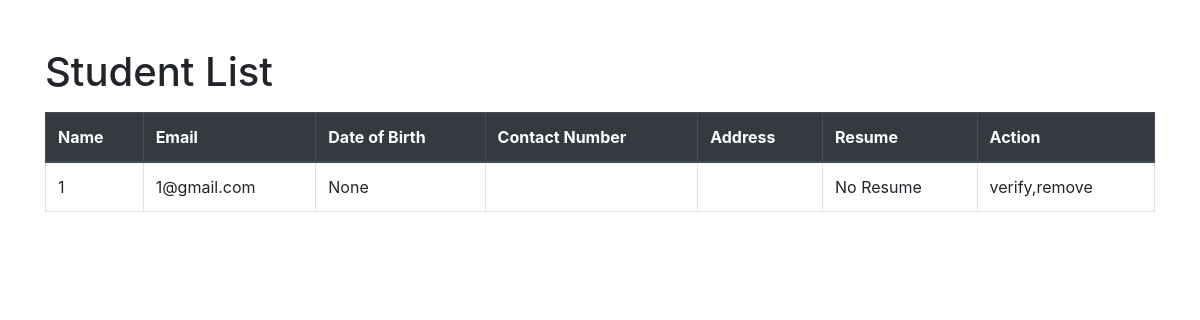
Before: /students/ (signed in) with the older database file.
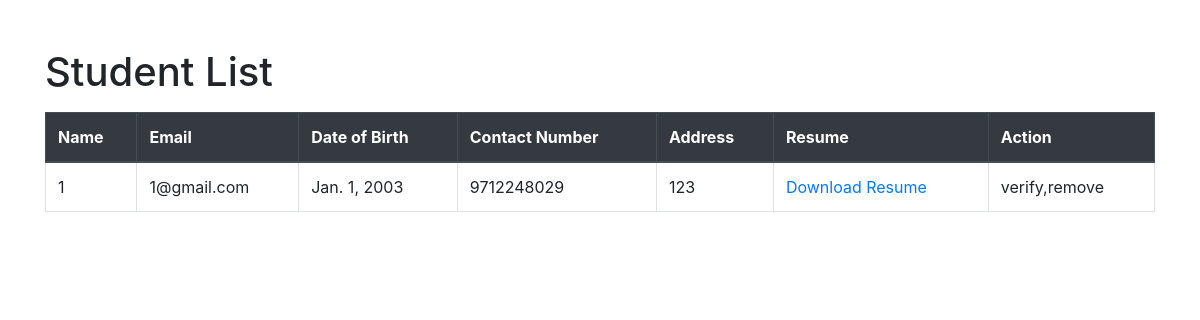
After: the same page with the newer database file.
### user_management/models.py (models this page shows, shortened)
class StudentProfile(models.Model):
    user = models.OneToOneField(CustomUser, on_delete=models.CASCADE)
    full_name = models.CharField(max_length=100)
    date_of_birth = models.DateField(null=True)
    contact_number = models.CharField(max_length=15)
    address = models.TextField()
    resume = models.FileField(upload_to='resumes/')

class CustomUser(AbstractUser):
    email = models.EmailField(unique=True)
    user_type = models.CharField(choices=[('student', 'Student'), ('head', 'Head'), ('employer', "Employer")], max_length=10)
    full_name = models.CharField(max_length=100)

### user_management/views.py (the view)
# urls.py: path('students/', views.students_list, name='students_list'),
@login_required(login_url='head_login')
def students_list(request):
    students = StudentProfile.objects.all()
    return render(request, 'student_list.html', {'students': students})

### user_management/custom_auth.py (called while the page is built)
    def get_user(self, user_id):
        User = get_user_model()
        try:
            return User.objects.get(pk=user_id)
        except User.DoesNotExist:
            return None

### user_management/templates/student_list.html (shortened to what this page needs)
<!DOCTYPE html>
<html>
<head>
    <link rel="stylesheet" href="https://maxcdn.bootstrapcdn.com/bootstrap/4.5.2/css/bootstrap.min.css">
</head>
<body>
    <div class="container">
        <h1 class="mt-5">Student List</h1>
        <table class="table table-bordered table-hover mt-3">
            <thead class="thead-dark">
                <tr>
                    <th>Name</th>
                    <th>Email</th>
                    <th>Date of Birth</th>
                    <th>Contact Number</th>
                    <th>Address</th>
                    <th>Resume</th>
                    <th>Action</th>
                </tr>
            </thead>
            <tbody>
                {% for student in students %}
                    <tr>
                        <td>{{ student.full_name }}</td>
                        <td>{{ student.user.email }}</td>
                        <td>{{ student.date_of_birth }}</td>
                        <td>{{ student.contact_number }}</td>
                        <td>{{ student.address }}</td>
                        <td>
                            {% if student.resume %}
                                <a href="{{ student.resume.url }}" target="_blank">Download Resume</a>
                            {% else %}
                                No Resume
                            {% endif %}
                        </td>
                        <td>verify,remove</td>
                    </tr>
                {% endfor %}
            </tbody>
        </table>
    </div>
</body>
</html>

Changed rows visible on the page:
changed StudentProfile "1@gmail.com": date_of_birth "None" → "Jan. 1, 2003"; contact_number (not shown) → "9712248029"; address (not shown) → "123"; resume "No Resume" → "Download Resume"
